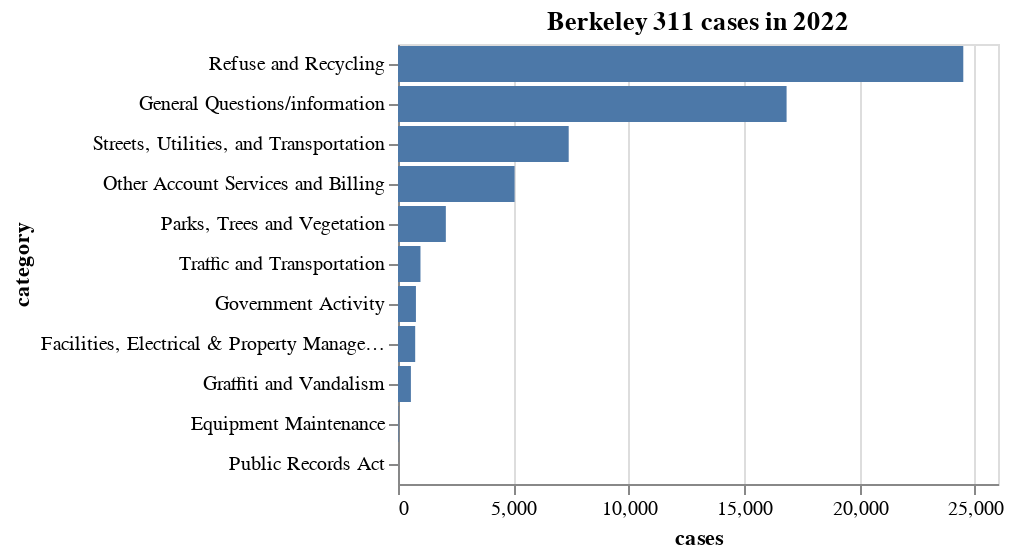

The code cell stored with this chart in its notebook:
### Markdown cell above
Annoyingly, this doesn't sort the chart in descending order, which I prefer. This is the code to do, it's a little more complicated:

```python
alt.Chart(category_counts_2022).mark_bar().encode(
    x='cases',
    y=alt.Y('category', sort='-x')
).properties(
    title='Berkeley 311 cases in 2022'
)
```

Basically, you have to create a custom Y encoding with the format: `alt.Y('column_name', sort='-x')`. `-x` means the inverse of the x-axis, in this case. This is not intuitive, I think — it's just something you'd have to look up in the documentation.

### Code cell
alt.Chart(category_counts_2022).mark_bar().encode(
    x='cases',
    y=alt.Y('category', sort='-x')
).properties(
    title='Berkeley 311 cases in 2022'
)

### Figure 1 — Vega-Lite specification as saved in the notebook (floating-point values rounded to 4 significant figures)
{"config": {"view": {"continuousWidth": 300, "continuousHeight": 300}}, "data": {"name": "data-500be930747e5e843cf1bbaeb6361482"}, "mark": {"type": "bar"}, "encoding": {"x": {"field": "cases", "type": "quantitative"}, "y": {"field": "category", "sort": "-x", "type": "nominal"}}, "title": "Berkeley 311 cases in 2022", "$schema": "https://vega.github.io/schema/vega-lite/v5.8.0.json", "datasets": {"data-500be930747e5e843cf1bbaeb6361482": [{"category": "Refuse and Recycling", "cases": 24496}, {"category": "General Questions/information", "cases": 16839}, {"category": "Streets, Utilities, and Transportation", "cases": 7397}, {"category": "Other Account Services and Billing", "cases": 5052}, {"category": "Parks, Trees and Vegetation", "cases": 2073}, {"category": "Traffic and Transportation", "cases": 974}, {"category": "Government Activity", "cases": 777}, {"category": "Facilities, Electrical & Property Management", "cases": 745}, {"category": "Graffiti and Vandalism", "cases": 559}, {"category": "Equipment Maintenance", "cases": 21}, {"category": "Public Records Act", "cases": 1}]}}
